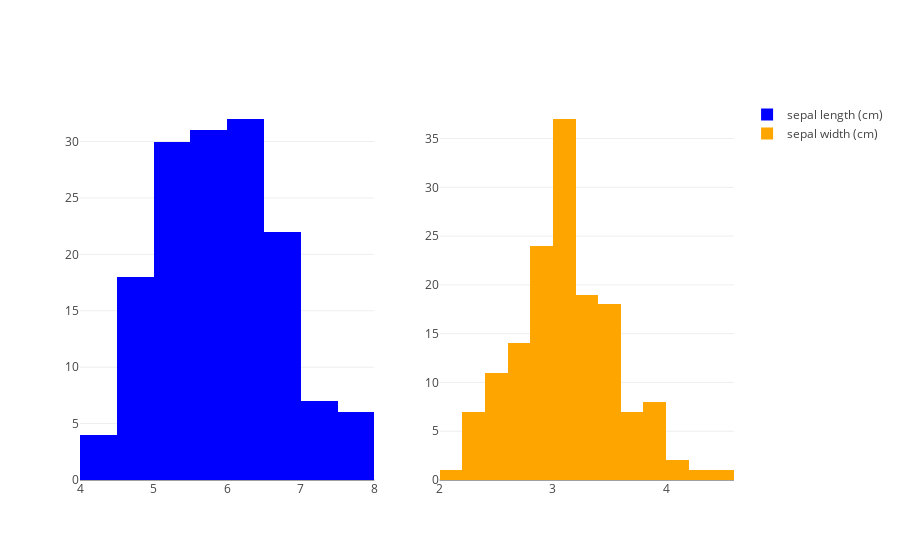

Notebook source saved alongside this figure:
### Markdown cell above
**minimum example**

### Code cell
x1 = df.iloc[:, 1]
x2 = df.iloc[:, 2]

# trace
trace1 = go.Histogram(x=x0,
                      name=feat_names[0],
                      marker=dict(color='blue'))
trace2 = go.Histogram(x=x1,
                      name=feat_names[1],
                      marker=dict(color='orange'))
data = [trace1, trace2]


fig = tools.make_subplots(rows=1, cols=2)
fig.append_trace(trace1, 1, 1)
fig.append_trace(trace2, 1, 2)

iplot(fig)

### Figure 1 — Plotly figure (JSON) as saved in the notebook; plotly's stock layout.template omitted (floating-point values rounded to 4 significant figures; data arrays with more than 128 entries replaced by an {"elided": "..."} marker saying what was removed)
{"data": [{"marker": {"color": "blue"}, "name": "sepal length (cm)", "type": "histogram", "uid": "a534ed9f-3691-4cf5-b046-4b9409cb1ece", "x": {"elided": "150 float values"}, "xaxis": "x", "yaxis": "y"}, {"marker": {"color": "orange"}, "name": "sepal width (cm)", "type": "histogram", "uid": "b222d9b5-d6e3-4c46-82c6-cbc7fca805c8", "x": {"elided": "150 float values"}, "xaxis": "x2", "yaxis": "y2"}], "layout": {"autosize": true, "xaxis": {"anchor": "y", "autorange": true, "domain": [0, 0.45], "range": [4, 8], "type": "linear"}, "xaxis2": {"anchor": "y2", "autorange": true, "domain": [0.55, 1], "range": [2.0, 4.6], "type": "linear"}, "yaxis": {"anchor": "x", "autorange": true, "domain": [0, 1], "range": [0, 33.68]}, "yaxis2": {"anchor": "x2", "autorange": true, "domain": [0, 1], "range": [0, 38.95]}}}
